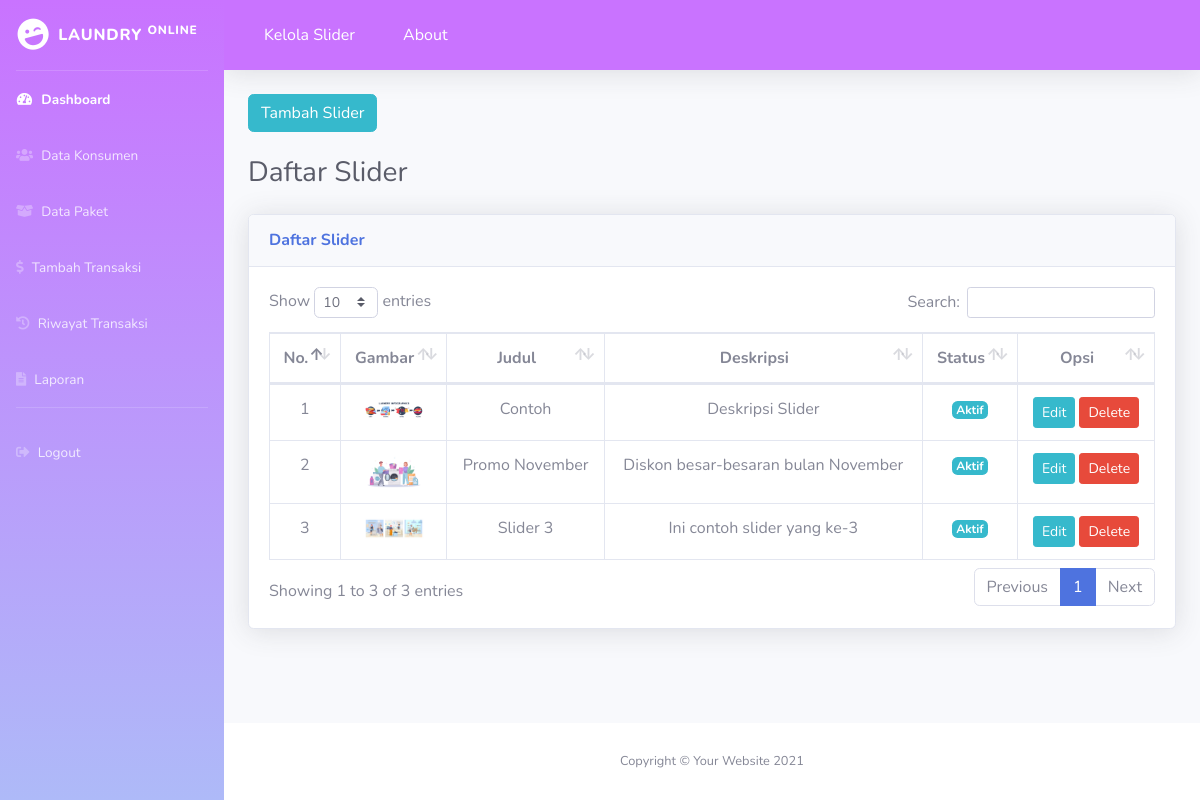
Page /index.php/slider on the committed database.
### tables this page shows
CREATE TABLE `slider` (
  `id_slider` int(11) NOT NULL,
  `judul_slider` varchar(50) NOT NULL,
  `deskripsi_slider` text NOT NULL,
  `status_slider` varchar(20) NOT NULL,
  `gambar_slider` varchar(100) NOT NULL
);

### application/controllers/Slider.php (called while the page is built, shortened)
<?php
class Slider extends CI_Controller
{
    public function index()
    {
        $isi['content'] = 'backend/slider/v_slider';
        $isi['judul']   = 'Daftar Slider';
        $isi['slider'] = $this->M_slider->getSlider();
        $this->load->view('backend/dashboard', $isi);
    }
}

### index.php (called while the page is built, shortened)
<?php
require_once BASEPATH.'core/CodeIgniter.php';

### application/models/M_slider.php (called while the page is built, shortened)
<?php
class M_slider extends CI_Model
{
    public function getSlider()
    {
        return $this->db->get('slider')->result();
    }
}

### application/views/backend/slider/v_slider.php (the view, shortened to what this page needs)
<div class="container-fluid">
    <div class="row">
        <div class="col-md-12">
            <a href="<?= base_url() ?>slider/tambah" class="btn btn-info">Tambah Slider</a><br><br>
        </div>
    </div>
    <h1 class="h3 mb-4 text-gray-800"><?= $judul ?></h1>
    <div class="card shadow mb-4">
        <div class="card-header py-3">
            <h6 class="m-0 font-weight-bold text-primary"><?= $judul ?></h6>
        </div>
        <div class="card-body">
            <div class="table-responsive">
                <table class="table table-bordered" id="dataTable" width="100%" cellspacing="0">
                    <thead>
                        <tr>
                            <th class="text-center">No. </th>
                            <th class="text-center">Gambar</th>
                            <th class="text-center">Judul</th>
                            <th class="text-center">Deskripsi</th>
                            <th class="text-center">Status</th>
                            <th class="text-center">Opsi</th>
                        </tr>
                    </thead>
                    <tbody>
                        <?php $no = 1;
                        foreach ($slider as $s) { ?>
                            <tr>
                                <td class="text-center"><?= $no++ ?></td>
                                <td class="text-center">
                                    <a href="<?= base_url() ?>assets/images/slider/<?= $s->gambar_slider ?>">
                                        <img src="<?= base_url() ?>assets/images/slider/<?= $s->gambar_slider ?>" width="60">
                                    </a>
                                </td>
                                <td class="text-center"><?= $s->judul_slider ?></td>
                                <td class="text-center"><?= $s->deskripsi_slider ?></td>
                                <td class="text-center">
                                    <?php
                                    if ($s->status_slider == "Aktif") { ?>
                                        <span class="badge badge-info">Aktif</span>
                                    <?php  } else { ?>
                                        <span class="badge badge-danger">Tidak Aktif</span>
                                    <?php  }
                                    ?>
                                </td>
                                <td class="text-center">
                                    <a href="<?= base_url() ?>slider/edit/<?= $s->id_slider ?>" class="btn btn-info btn-sm">Edit</a>
                                    <a href="<?= base_url() ?>slider/delete/<?= $s->id_slider ?>" class="btn btn-danger btn-sm" onclick="return confirm('Yakin Mau Menghapus?')">Delete</a>
                                </td>
                            </tr>
                        <?php } ?>
                    </tbody>
                </table>
            </div>
        </div>
    </div>
</div>

### rows in the picture
slider: gambar_slider (picture), judul_slider "Contoh", deskripsi_slider "Deskripsi Slider", status_slider "Aktif"
slider: gambar_slider (picture), judul_slider "Promo November", deskripsi_slider "Diskon besar-besaran bulan November", status_slider "Aktif"
slider: gambar_slider (picture), judul_slider "Slider 3", deskripsi_slider "Ini contoh slider yang ke-3", status_slider "Aktif"

### other values in the picture
$judul "Daftar Slider"
